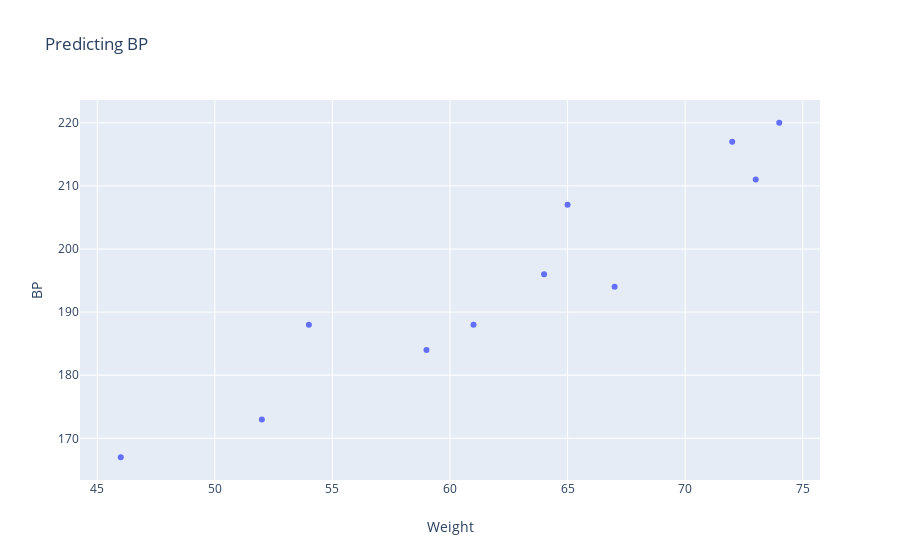

The notebook cell this image was saved under:
### Code cell
fig = go.Figure()
fig.add_trace(go.Scatter(x=age,y=weight,mode ='markers'))
fig.update_layout(
    title=go.layout.Title(
        text="Predicting BP"
    ),
    xaxis=go.layout.XAxis(
        title=go.layout.xaxis.Title(
            text="Weight"
        )
    ),
    yaxis=go.layout.YAxis(
        title=go.layout.yaxis.Title(
            text="BP"
        )
    )
)
fig.show()

### Figure 1 — Plotly figure (JSON) as saved in the notebook; plotly's stock layout.template omitted (floating-point values rounded to 4 significant figures)
{"data": [{"mode": "markers", "type": "scatter", "x": [52, 59, 67, 73, 64, 74, 54, 61, 65, 46, 72], "y": [173, 184, 194, 211, 196, 220, 188, 188, 207, 167, 217]}], "layout": {"autosize": true, "title": {"text": "Predicting BP"}, "xaxis": {"autorange": true, "range": [44.3, 75.7], "title": {"text": "Weight"}, "type": "linear"}, "yaxis": {"autorange": true, "range": [163.1, 223.9], "title": {"text": "BP"}, "type": "linear"}}}
